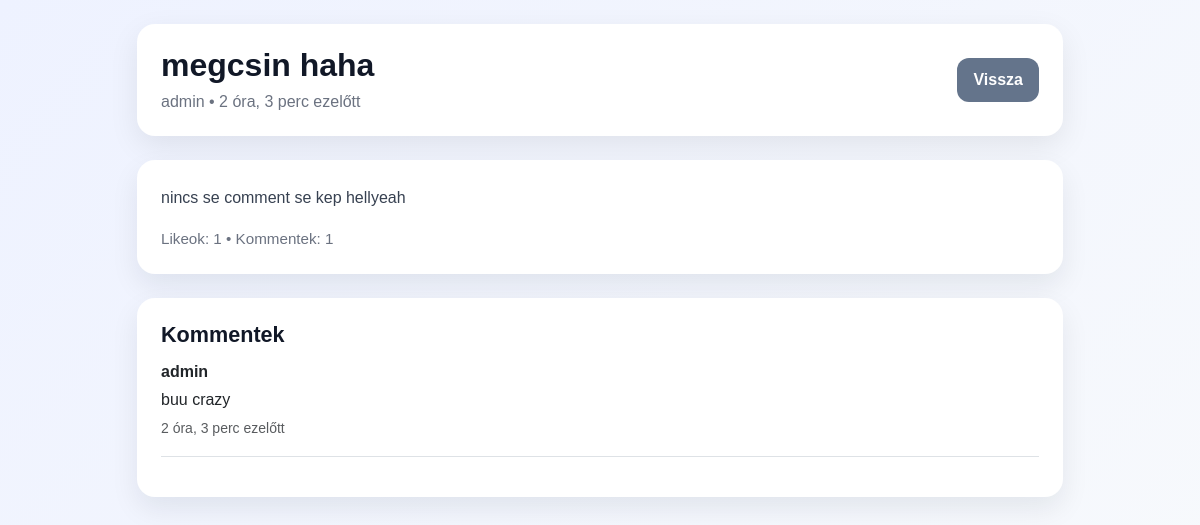
The app's page /post/4/ with its own data.
### social/models.py (models this page shows, shortened)
class Post(models.Model):
    title = models.CharField(max_length=200)
    content = models.TextField()
    author = models.ForeignKey(User, on_delete=models.CASCADE)
    created_at = models.DateTimeField(default=timezone.now)
    image = models.ImageField(upload_to='posts/', blank=True, null=True)
    likes = models.ManyToManyField(User, related_name='liked_posts', blank=True)

class Comment(models.Model):
    post = models.ForeignKey(Post, on_delete=models.CASCADE, related_name='comments')
    author = models.ForeignKey(User, on_delete=models.CASCADE)
    content = models.TextField()
    created_at = models.DateTimeField(auto_now_add=True)

### social/views.py (the view)
# urls.py: path('post/<int:post_id>/', views.post_detail, name='post_detail'),
def post_detail(request, post_id):
    post = get_object_or_404(Post, id=post_id)
    comments = post.comments.all().order_by('-created_at')
    if request.method == 'POST':
        if request.user.is_authenticated:
            form = CommentForm(request.POST)
            if form.is_valid():
                comment = form.save(commit=False)
                comment.post = post
                comment.author = request.user
                comment.save()
                return redirect('post_detail', post_id=post.id)
        else:
            return redirect('login')
    else:
        form = CommentForm()
    return render(request, 'post_detail.html', {
        'post': post,
        'comments': comments,
        'form': form
    })

### social/templates/post_detail.html (shortened to what this page needs)
{% load static %}
<!DOCTYPE html>
<html>
<head>
    <link rel="stylesheet" href="https://cdn.jsdelivr.net/npm/bootstrap@5.3.0/dist/css/bootstrap.min.css">
    <link rel="stylesheet" href="{% static 'css/style.css' %}">
</head>
<body>
    <div class="container py-4">
        <div class="page-header d-flex justify-content-between align-items-center flex-wrap gap-3">
            <div>
                <h1 class="page-title">{{ post.title }}</h1>
                <p class="subtitle">{{ post.author.username }} • {{ post.created_at|timesince }} ezelőtt</p>
            </div>
            <div class="top-buttons">
                <a href="{% url 'home' %}" class="btn btn-secondary">Vissza</a>
            </div>
        </div>
        <div class="card mb-4">
            <div class="card-body">
                <p class="card-text">{{ post.content }}</p>
                <p class="post-meta mt-3">Likeok: {{ post.likes.count }} • Kommentek: {{ comments.count }}</p>
            </div>
        </div>
        <div class="card mb-4">
            <div class="card-body">
                <h4 class="card-title">Kommentek</h4>
                {% for comment in comments %}
                    <div class="mb-3 pb-3 border-bottom">
                        <p class="mb-1"><strong>{{ comment.author.username }}</strong></p>
                        <p class="mb-1">{{ comment.content }}</p>
                        <small class="text-muted">{{ comment.created_at|timesince }} ezelőtt</small>
                    </div>
                {% empty %}
                    <p class="mb-0 text-muted">Még nincs komment.</p>
                {% endfor %}
            </div>
        </div>
    </div>
</body>
</html>

### static/css/style.css (style rules this page uses)
body { background: linear-gradient(135deg, #eef2ff, #f8fafc); font-family: Arial, sans-serif; color: #1f2937; min-height: 100vh; }
.container { max-width: 950px; }
.page-header { background: #ffffff; border-radius: 18px; padding: 22px 24px; box-shadow: 0 10px 30px rgba(0, 0, 0, 0.08); margin-bottom: 24px; }
.page-title { margin: 0; font-size: 2rem; font-weight: 700; color: #111827; }
.subtitle { color: #6b7280; margin-top: 6px; margin-bottom: 0; }
.card { border: none; border-radius: 18px; box-shadow: 0 12px 28px rgba(15, 23, 42, 0.08); overflow: hidden; transition: transform 0.2s ease, box-shadow 0.2s ease; background: #ffffff; }
.card-body { padding: 24px; }
.card-title { font-size: 1.35rem; font-weight: 700; color: #111827; margin-bottom: 12px; }
.card-text { color: #374151; line-height: 1.7; }
.post-meta { color: #6b7280; font-size: 0.95rem; margin-bottom: 0; }
.btn { border-radius: 12px; font-weight: 600; padding: 10px 16px; border: none; }
.btn-secondary { background: #64748b; }
.top-buttons { display: flex; gap: 10px; flex-wrap: wrap; }
a { text-decoration: none; }

### records on screen
Post: title "megcsin haha", author.username "admin", created_at "2 óra, 3 perc", content "nincs se comment se kep hellyeah", likes.count "1"
Comment: author.username "admin", content "buu crazy", created_at "2 óra, 3 perc"

### other values on screen
{{ comments.count }} "1"
